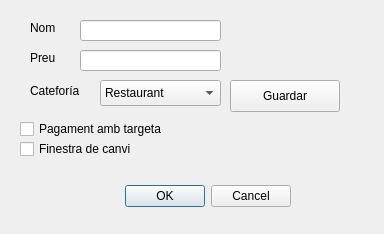
<?xml version="1.0" encoding="UTF-8"?>
<ui version="4.0">
 <class>Dialog</class>
 <widget class="QDialog" name="Dialog">
  <property name="geometry">
   <rect>
    <x>0</x>
    <y>0</y>
    <width>384</width>
    <height>234</height>
   </rect>
  </property>
  <property name="windowTitle">
   <string>Dialog</string>
  </property>
  <widget class="QDialogButtonBox" name="buttonBox">
   <property name="geometry">
    <rect>
     <x>100</x>
     <y>180</y>
     <width>191</width>
     <height>32</height>
    </rect>
   </property>
   <property name="orientation">
    <enum>Qt::Horizontal</enum>
   </property>
   <property name="standardButtons">
    <set>QDialogButtonBox::Cancel|QDialogButtonBox::Ok</set>
   </property>
  </widget>
  <widget class="QLineEdit" name="name">
   <property name="geometry">
    <rect>
     <x>80</x>
     <y>20</y>
     <width>141</width>
     <height>21</height>
    </rect>
   </property>
  </widget>
  <widget class="QLineEdit" name="price">
   <property name="geometry">
    <rect>
     <x>80</x>
     <y>50</y>
     <width>141</width>
     <height>21</height>
    </rect>
   </property>
  </widget>
  <widget class="QCheckBox" name="checkBox_2">
   <property name="geometry">
    <rect>
     <x>20</x>
     <y>120</y>
     <width>161</width>
     <height>18</height>
    </rect>
   </property>
   <property name="text">
    <string>Pagament amb targeta</string>
   </property>
  </widget>
  <widget class="QCheckBox" name="checkBox">
   <property name="geometry">
    <rect>
     <x>20</x>
     <y>140</y>
     <width>151</width>
     <height>18</height>
    </rect>
   </property>
   <property name="text">
    <string>Finestra de canvi</string>
   </property>
  </widget>
  <widget class="QLabel" name="label">
   <property name="geometry">
    <rect>
     <x>30</x>
     <y>20</y>
     <width>41</width>
     <height>16</height>
    </rect>
   </property>
   <property name="text">
    <string>Nom</string>
   </property>
  </widget>
  <widget class="QLabel" name="label_2">
   <property name="geometry">
    <rect>
     <x>30</x>
     <y>50</y>
     <width>41</width>
     <height>16</height>
    </rect>
   </property>
   <property name="text">
    <string>Preu</string>
   </property>
  </widget>
  <widget class="QPushButton" name="save_button">
   <property name="geometry">
    <rect>
     <x>230</x>
     <y>80</y>
     <width>110</width>
     <height>32</height>
    </rect>
   </property>
   <property name="text">
    <string>Guardar</string>
   </property>
  </widget>
  <widget class="QLabel" name="label_3">
   <property name="geometry">
    <rect>
     <x>30</x>
     <y>75</y>
     <width>61</width>
     <height>31</height>
    </rect>
   </property>
   <property name="text">
    <string>Cateforía</string>
   </property>
  </widget>
  <widget class="QComboBox" name="type">
   <property name="geometry">
    <rect>
     <x>100</x>
     <y>80</y>
     <width>121</width>
     <height>26</height>
    </rect>
   </property>
   <item>
    <property name="text">
     <string>Restaurant</string>
    </property>
   </item>
   <item>
    <property name="text">
     <string>Begudes</string>
    </property>
   </item>
   <item>
    <property name="text">
     <string>Bar</string>
    </property>
   </item>
  </widget>
 </widget>
 <resources/>
 <connections>
  <connection>
   <sender>buttonBox</sender>
   <signal>accepted()</signal>
   <receiver>Dialog</receiver>
   <slot>accept()</slot>
   <hints>
    <hint type="sourcelabel">
     <x>248</x>
     <y>254</y>
    </hint>
    <hint type="destinationlabel">
     <x>157</x>
     <y>274</y>
    </hint>
   </hints>
  </connection>
  <connection>
   <sender>buttonBox</sender>
   <signal>rejected()</signal>
   <receiver>Dialog</receiver>
   <slot>reject()</slot>
   <hints>
    <hint type="sourcelabel">
     <x>316</x>
     <y>260</y>
    </hint>
    <hint type="destinationlabel">
     <x>286</x>
     <y>274</y>
    </hint>
   </hints>
  </connection>
 </connections>
</ui>
